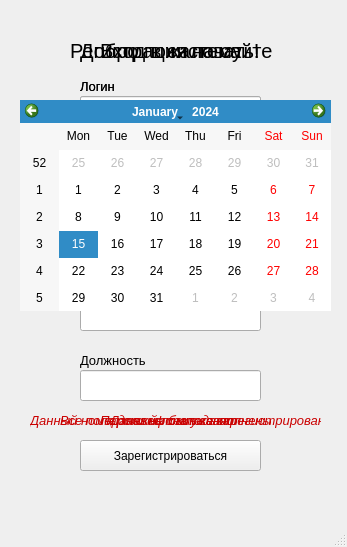
<?xml version="1.0" encoding="UTF-8"?>
<ui version="4.0">
 <class>MainWindow</class>
 <widget class="QMainWindow" name="MainWindow">
  <property name="geometry">
   <rect>
    <x>0</x>
    <y>0</y>
    <width>347</width>
    <height>547</height>
   </rect>
  </property>
  <property name="windowTitle">
   <string>MainWindow</string>
  </property>
  <widget class="QWidget" name="centralwidget">
   <widget class="QLabel" name="reg_label">
    <property name="geometry">
     <rect>
      <x>70</x>
      <y>30</y>
      <width>211</width>
      <height>41</height>
     </rect>
    </property>
    <property name="font">
     <font>
      <pointsize>15</pointsize>
      <weight>50</weight>
      <italic>false</italic>
      <bold>false</bold>
      <kerning>true</kerning>
     </font>
    </property>
    <property name="text">
     <string>Регистрация на сайте</string>
    </property>
   </widget>
   <widget class="QLineEdit" name="reg_lineEdit_2">
    <property name="geometry">
     <rect>
      <x>80</x>
      <y>160</y>
      <width>181</width>
      <height>31</height>
     </rect>
    </property>
   </widget>
   <widget class="QLabel" name="reg_label_2">
    <property name="geometry">
     <rect>
      <x>80</x>
      <y>80</y>
      <width>47</width>
      <height>13</height>
     </rect>
    </property>
    <property name="font">
     <font>
      <pointsize>10</pointsize>
     </font>
    </property>
    <property name="text">
     <string>Логин</string>
    </property>
   </widget>
   <widget class="QPushButton" name="reg_pushButton">
    <property name="geometry">
     <rect>
      <x>80</x>
      <y>440</y>
      <width>181</width>
      <height>31</height>
     </rect>
    </property>
    <property name="font">
     <font>
      <pointsize>9</pointsize>
      <weight>50</weight>
      <bold>false</bold>
      <underline>false</underline>
      <strikeout>false</strikeout>
     </font>
    </property>
    <property name="text">
     <string>Зарегистрироваться</string>
    </property>
   </widget>
   <widget class="QLineEdit" name="reg_lineEdit">
    <property name="geometry">
     <rect>
      <x>80</x>
      <y>96</y>
      <width>181</width>
      <height>31</height>
     </rect>
    </property>
   </widget>
   <widget class="QLabel" name="reg_label_3">
    <property name="geometry">
     <rect>
      <x>80</x>
      <y>140</y>
      <width>47</width>
      <height>21</height>
     </rect>
    </property>
    <property name="font">
     <font>
      <pointsize>10</pointsize>
     </font>
    </property>
    <property name="text">
     <string>Пароль</string>
    </property>
   </widget>
   <widget class="QLineEdit" name="reg_lineEdit_3">
    <property name="geometry">
     <rect>
      <x>80</x>
      <y>230</y>
      <width>181</width>
      <height>31</height>
     </rect>
    </property>
   </widget>
   <widget class="QLabel" name="reg_label_4">
    <property name="geometry">
     <rect>
      <x>80</x>
      <y>210</y>
      <width>121</width>
      <height>21</height>
     </rect>
    </property>
    <property name="font">
     <font>
      <pointsize>10</pointsize>
     </font>
    </property>
    <property name="text">
     <string>Повторите пароль</string>
    </property>
   </widget>
   <widget class="QLineEdit" name="reg_lineEdit_4">
    <property name="geometry">
     <rect>
      <x>80</x>
      <y>300</y>
      <width>181</width>
      <height>31</height>
     </rect>
    </property>
   </widget>
   <widget class="QLabel" name="reg_label_5">
    <property name="geometry">
     <rect>
      <x>80</x>
      <y>280</y>
      <width>121</width>
      <height>21</height>
     </rect>
    </property>
    <property name="font">
     <font>
      <pointsize>10</pointsize>
     </font>
    </property>
    <property name="text">
     <string>Номер телефона</string>
    </property>
   </widget>
   <widget class="QLabel" name="reg_label_6">
    <property name="geometry">
     <rect>
      <x>80</x>
      <y>350</y>
      <width>121</width>
      <height>21</height>
     </rect>
    </property>
    <property name="font">
     <font>
      <pointsize>10</pointsize>
     </font>
    </property>
    <property name="text">
     <string>Должность</string>
    </property>
   </widget>
   <widget class="QLineEdit" name="reg_lineEdit_5">
    <property name="geometry">
     <rect>
      <x>80</x>
      <y>370</y>
      <width>181</width>
      <height>31</height>
     </rect>
    </property>
   </widget>
   <widget class="QLabel" name="error_3">
    <property name="geometry">
     <rect>
      <x>30</x>
      <y>410</y>
      <width>291</width>
      <height>21</height>
     </rect>
    </property>
    <property name="palette">
     <palette>
      <active>
       <colorrole role="WindowText">
        <brush brushstyle="SolidPattern">
         <color alpha="255">
          <red>202</red>
          <green>0</green>
          <blue>0</blue>
         </color>
        </brush>
       </colorrole>
       <colorrole role="Text">
        <brush brushstyle="SolidPattern">
         <color alpha="255">
          <red>202</red>
          <green>0</green>
          <blue>0</blue>
         </color>
        </brush>
       </colorrole>
       <colorrole role="ButtonText">
        <brush brushstyle="SolidPattern">
         <color alpha="255">
          <red>202</red>
          <green>0</green>
          <blue>0</blue>
         </color>
        </brush>
       </colorrole>
      </active>
      <inactive>
       <colorrole role="WindowText">
        <brush brushstyle="SolidPattern">
         <color alpha="255">
          <red>202</red>
          <green>0</green>
          <blue>0</blue>
         </color>
        </brush>
       </colorrole>
       <colorrole role="Text">
        <brush brushstyle="SolidPattern">
         <color alpha="255">
          <red>202</red>
          <green>0</green>
          <blue>0</blue>
         </color>
        </brush>
       </colorrole>
       <colorrole role="ButtonText">
        <brush brushstyle="SolidPattern">
         <color alpha="255">
          <red>202</red>
          <green>0</green>
          <blue>0</blue>
         </color>
        </brush>
       </colorrole>
      </inactive>
      <disabled>
       <colorrole role="WindowText">
        <brush brushstyle="SolidPattern">
         <color alpha="255">
          <red>202</red>
          <green>0</green>
          <blue>0</blue>
         </color>
        </brush>
       </colorrole>
       <colorrole role="Text">
        <brush brushstyle="SolidPattern">
         <color alpha="255">
          <red>202</red>
          <green>0</green>
          <blue>0</blue>
         </color>
        </brush>
       </colorrole>
       <colorrole role="ButtonText">
        <brush brushstyle="SolidPattern">
         <color alpha="255">
          <red>202</red>
          <green>0</green>
          <blue>0</blue>
         </color>
        </brush>
       </colorrole>
      </disabled>
     </palette>
    </property>
    <property name="font">
     <font>
      <pointsize>10</pointsize>
      <italic>true</italic>
     </font>
    </property>
    <property name="styleSheet">
     <string notr="true">color: rgb(202, 0, 0);</string>
    </property>
    <property name="text">
     <string>Данный номер телефона уже зарегистрирован</string>
    </property>
   </widget>
   <widget class="QLabel" name="error_4">
    <property name="geometry">
     <rect>
      <x>60</x>
      <y>410</y>
      <width>211</width>
      <height>21</height>
     </rect>
    </property>
    <property name="palette">
     <palette>
      <active>
       <colorrole role="WindowText">
        <brush brushstyle="SolidPattern">
         <color alpha="255">
          <red>202</red>
          <green>0</green>
          <blue>0</blue>
         </color>
        </brush>
       </colorrole>
       <colorrole role="Text">
        <brush brushstyle="SolidPattern">
         <color alpha="255">
          <red>202</red>
          <green>0</green>
          <blue>0</blue>
         </color>
        </brush>
       </colorrole>
       <colorrole role="ButtonText">
        <brush brushstyle="SolidPattern">
         <color alpha="255">
          <red>202</red>
          <green>0</green>
          <blue>0</blue>
         </color>
        </brush>
       </colorrole>
      </active>
      <inactive>
       <colorrole role="WindowText">
        <brush brushstyle="SolidPattern">
         <color alpha="255">
          <red>202</red>
          <green>0</green>
          <blue>0</blue>
         </color>
        </brush>
       </colorrole>
       <colorrole role="Text">
        <brush brushstyle="SolidPattern">
         <color alpha="255">
          <red>202</red>
          <green>0</green>
          <blue>0</blue>
         </color>
        </brush>
       </colorrole>
       <colorrole role="ButtonText">
        <brush brushstyle="SolidPattern">
         <color alpha="255">
          <red>202</red>
          <green>0</green>
          <blue>0</blue>
         </color>
        </brush>
       </colorrole>
      </inactive>
      <disabled>
       <colorrole role="WindowText">
        <brush brushstyle="SolidPattern">
         <color alpha="255">
          <red>202</red>
          <green>0</green>
          <blue>0</blue>
         </color>
        </brush>
       </colorrole>
       <colorrole role="Text">
        <brush brushstyle="SolidPattern">
         <color alpha="255">
          <red>202</red>
          <green>0</green>
          <blue>0</blue>
         </color>
        </brush>
       </colorrole>
       <colorrole role="ButtonText">
        <brush brushstyle="SolidPattern">
         <color alpha="255">
          <red>202</red>
          <green>0</green>
          <blue>0</blue>
         </color>
        </brush>
       </colorrole>
      </disabled>
     </palette>
    </property>
    <property name="font">
     <font>
      <pointsize>10</pointsize>
      <italic>true</italic>
     </font>
    </property>
    <property name="styleSheet">
     <string notr="true">color: rgb(202, 0, 0);</string>
    </property>
    <property name="text">
     <string>Все поля должны быть заполнены</string>
    </property>
   </widget>
   <widget class="QLabel" name="error_1">
    <property name="geometry">
     <rect>
      <x>100</x>
      <y>410</y>
      <width>141</width>
      <height>21</height>
     </rect>
    </property>
    <property name="palette">
     <palette>
      <active>
       <colorrole role="WindowText">
        <brush brushstyle="SolidPattern">
         <color alpha="255">
          <red>202</red>
          <green>0</green>
          <blue>0</blue>
         </color>
        </brush>
       </colorrole>
       <colorrole role="Text">
        <brush brushstyle="SolidPattern">
         <color alpha="255">
          <red>202</red>
          <green>0</green>
          <blue>0</blue>
         </color>
        </brush>
       </colorrole>
       <colorrole role="ButtonText">
        <brush brushstyle="SolidPattern">
         <color alpha="255">
          <red>202</red>
          <green>0</green>
          <blue>0</blue>
         </color>
        </brush>
       </colorrole>
      </active>
      <inactive>
       <colorrole role="WindowText">
        <brush brushstyle="SolidPattern">
         <color alpha="255">
          <red>202</red>
          <green>0</green>
          <blue>0</blue>
         </color>
        </brush>
       </colorrole>
       <colorrole role="Text">
        <brush brushstyle="SolidPattern">
         <color alpha="255">
          <red>202</red>
          <green>0</green>
          <blue>0</blue>
         </color>
        </brush>
       </colorrole>
       <colorrole role="ButtonText">
        <brush brushstyle="SolidPattern">
         <color alpha="255">
          <red>202</red>
          <green>0</green>
          <blue>0</blue>
         </color>
        </brush>
       </colorrole>
      </inactive>
      <disabled>
       <colorrole role="WindowText">
        <brush brushstyle="SolidPattern">
         <color alpha="255">
          <red>202</red>
          <green>0</green>
          <blue>0</blue>
         </color>
        </brush>
       </colorrole>
       <colorrole role="Text">
        <brush brushstyle="SolidPattern">
         <color alpha="255">
          <red>202</red>
          <green>0</green>
          <blue>0</blue>
         </color>
        </brush>
       </colorrole>
       <colorrole role="ButtonText">
        <brush brushstyle="SolidPattern">
         <color alpha="255">
          <red>202</red>
          <green>0</green>
          <blue>0</blue>
         </color>
        </brush>
       </colorrole>
      </disabled>
     </palette>
    </property>
    <property name="font">
     <font>
      <pointsize>10</pointsize>
      <italic>true</italic>
     </font>
    </property>
    <property name="styleSheet">
     <string notr="true">color: rgb(202, 0, 0);</string>
    </property>
    <property name="text">
     <string>Пароли не совпадают</string>
    </property>
   </widget>
   <widget class="QLabel" name="error_2">
    <property name="geometry">
     <rect>
      <x>110</x>
      <y>410</y>
      <width>131</width>
      <height>21</height>
     </rect>
    </property>
    <property name="palette">
     <palette>
      <active>
       <colorrole role="WindowText">
        <brush brushstyle="SolidPattern">
         <color alpha="255">
          <red>202</red>
          <green>0</green>
          <blue>0</blue>
         </color>
        </brush>
       </colorrole>
       <colorrole role="Text">
        <brush brushstyle="SolidPattern">
         <color alpha="255">
          <red>202</red>
          <green>0</green>
          <blue>0</blue>
         </color>
        </brush>
       </colorrole>
       <colorrole role="ButtonText">
        <brush brushstyle="SolidPattern">
         <color alpha="255">
          <red>202</red>
          <green>0</green>
          <blue>0</blue>
         </color>
        </brush>
       </colorrole>
      </active>
      <inactive>
       <colorrole role="WindowText">
        <brush brushstyle="SolidPattern">
         <color alpha="255">
          <red>202</red>
          <green>0</green>
          <blue>0</blue>
         </color>
        </brush>
       </colorrole>
       <colorrole role="Text">
        <brush brushstyle="SolidPattern">
         <color alpha="255">
          <red>202</red>
          <green>0</green>
          <blue>0</blue>
         </color>
        </brush>
       </colorrole>
       <colorrole role="ButtonText">
        <brush brushstyle="SolidPattern">
         <color alpha="255">
          <red>202</red>
          <green>0</green>
          <blue>0</blue>
         </color>
        </brush>
       </colorrole>
      </inactive>
      <disabled>
       <colorrole role="WindowText">
        <brush brushstyle="SolidPattern">
         <color alpha="255">
          <red>202</red>
          <green>0</green>
          <blue>0</blue>
         </color>
        </brush>
       </colorrole>
       <colorrole role="Text">
        <brush brushstyle="SolidPattern">
         <color alpha="255">
          <red>202</red>
          <green>0</green>
          <blue>0</blue>
         </color>
        </brush>
       </colorrole>
       <colorrole role="ButtonText">
        <brush brushstyle="SolidPattern">
         <color alpha="255">
          <red>202</red>
          <green>0</green>
          <blue>0</blue>
         </color>
        </brush>
       </colorrole>
      </disabled>
     </palette>
    </property>
    <property name="font">
     <font>
      <pointsize>10</pointsize>
      <italic>true</italic>
     </font>
    </property>
    <property name="styleSheet">
     <string notr="true">color: rgb(202, 0, 0);</string>
    </property>
    <property name="text">
     <string>Данный логин занят</string>
    </property>
   </widget>
   <widget class="QLabel" name="inlet_label">
    <property name="geometry">
     <rect>
      <x>100</x>
      <y>30</y>
      <width>141</width>
      <height>41</height>
     </rect>
    </property>
    <property name="font">
     <font>
      <pointsize>15</pointsize>
      <weight>50</weight>
      <italic>false</italic>
      <bold>false</bold>
      <kerning>true</kerning>
     </font>
    </property>
    <property name="text">
     <string>Вход в систему</string>
    </property>
   </widget>
   <widget class="QLabel" name="inlet_label_2">
    <property name="geometry">
     <rect>
      <x>80</x>
      <y>80</y>
      <width>47</width>
      <height>13</height>
     </rect>
    </property>
    <property name="font">
     <font>
      <pointsize>10</pointsize>
     </font>
    </property>
    <property name="text">
     <string>Логин</string>
    </property>
   </widget>
   <widget class="QLineEdit" name="inlet_lineEdit">
    <property name="enabled">
     <bool>true</bool>
    </property>
    <property name="geometry">
     <rect>
      <x>80</x>
      <y>96</y>
      <width>181</width>
      <height>31</height>
     </rect>
    </property>
   </widget>
   <widget class="QLabel" name="inlet_label_3">
    <property name="geometry">
     <rect>
      <x>80</x>
      <y>140</y>
      <width>47</width>
      <height>21</height>
     </rect>
    </property>
    <property name="font">
     <font>
      <pointsize>10</pointsize>
     </font>
    </property>
    <property name="text">
     <string>Пароль</string>
    </property>
   </widget>
   <widget class="QLineEdit" name="inlet_lineEdit_2">
    <property name="geometry">
     <rect>
      <x>80</x>
      <y>160</y>
      <width>181</width>
      <height>31</height>
     </rect>
    </property>
   </widget>
   <widget class="QPushButton" name="inlet_pushButton">
    <property name="geometry">
     <rect>
      <x>80</x>
      <y>210</y>
      <width>181</width>
      <height>23</height>
     </rect>
    </property>
    <property name="font">
     <font>
      <pointsize>9</pointsize>
      <weight>50</weight>
      <bold>false</bold>
      <underline>false</underline>
      <strikeout>false</strikeout>
     </font>
    </property>
    <property name="text">
     <string>Вход</string>
    </property>
   </widget>
   <widget class="QPushButton" name="inlet_pushButton_2">
    <property name="geometry">
     <rect>
      <x>120</x>
      <y>270</y>
      <width>101</width>
      <height>23</height>
     </rect>
    </property>
    <property name="font">
     <font>
      <pointsize>9</pointsize>
     </font>
    </property>
    <property name="text">
     <string>Регистрация</string>
    </property>
   </widget>
   <widget class="QLabel" name="inlet_label_4">
    <property name="geometry">
     <rect>
      <x>110</x>
      <y>240</y>
      <width>121</width>
      <height>31</height>
     </rect>
    </property>
    <property name="font">
     <font>
      <pointsize>10</pointsize>
      <italic>true</italic>
     </font>
    </property>
    <property name="text">
     <string>Впервые на сайте?</string>
    </property>
   </widget>
   <widget class="QLabel" name="home_label">
    <property name="geometry">
     <rect>
      <x>80</x>
      <y>30</y>
      <width>181</width>
      <height>41</height>
     </rect>
    </property>
    <property name="font">
     <font>
      <pointsize>15</pointsize>
      <weight>50</weight>
      <italic>false</italic>
      <bold>false</bold>
      <kerning>true</kerning>
     </font>
    </property>
    <property name="text">
     <string>Добро пожаловать!</string>
    </property>
   </widget>
   <widget class="QCalendarWidget" name="home_calendarWidget">
    <property name="geometry">
     <rect>
      <x>20</x>
      <y>100</y>
      <width>311</width>
      <height>211</height>
     </rect>
    </property>
   </widget>
  </widget>
  <widget class="QMenuBar" name="menubar">
   <property name="geometry">
    <rect>
     <x>0</x>
     <y>0</y>
     <width>347</width>
     <height>21</height>
    </rect>
   </property>
  </widget>
  <widget class="QStatusBar" name="statusbar"/>
 </widget>
 <resources/>
 <connections/>
</ui>
